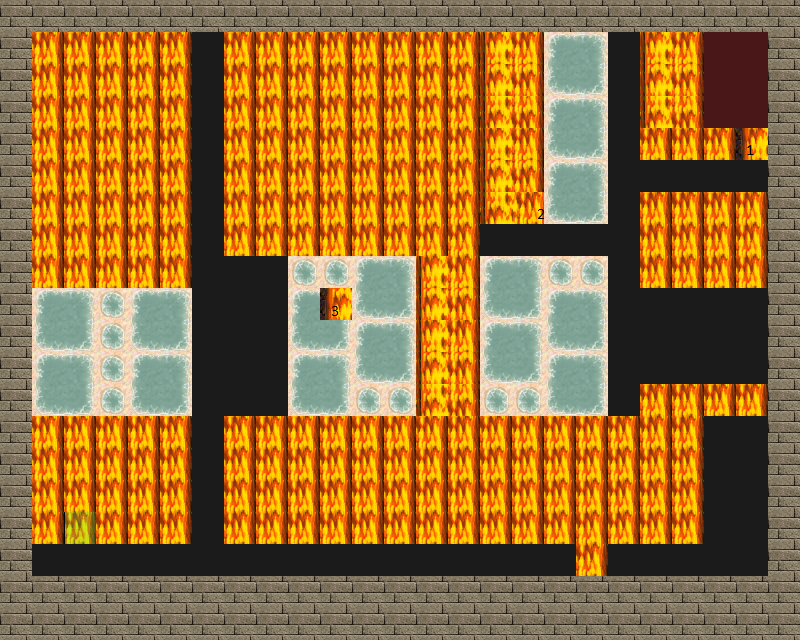

Below is a game level as drawn by its tile map, then a one-line description and the .tmx file that defines it, in full:
An orthogonal 25x20 tile map with 32x32 px tiles, 4 tile layers (Road, Trap, Wall, Utility), 4 tilesets.

<map version="1.0" tiledversion="1.1.5" orientation="orthogonal" renderorder="right-down" width="25" height="20" tilewidth="32" tileheight="32" infinite="0" nextobjectid="1">
 <tileset firstgid="1" source="tilesets/meta.tsx" />
 <tileset firstgid="3" source="tilesets/road.tsx" />
 <tileset firstgid="4" source="tilesets/traps.tsx" />
 <tileset firstgid="196" source="tilesets/wallsandroofs.tsx" />
 <layer name="Road" width="25" height="20">
  <data encoding="csv">
3,3,3,3,3,3,3,3,3,3,3,3,3,3,3,3,3,3,3,3,3,3,3,3,3,
3,3,3,3,3,3,3,3,3,3,3,3,3,3,3,3,3,3,3,3,3,3,3,3,3,
3,3,3,3,3,3,3,3,3,3,3,3,3,3,3,3,3,3,3,3,3,3,3,3,3,
3,3,3,3,3,3,3,3,3,3,3,3,3,3,3,3,3,3,3,3,3,3,3,3,3,
3,3,3,3,3,3,3,3,3,3,3,3,3,3,3,3,3,3,3,3,3,3,3,3,3,
3,3,3,3,3,3,3,3,3,3,3,3,3,3,3,3,3,3,3,3,3,3,3,3,3,
3,3,3,3,3,3,3,3,3,3,3,3,3,3,3,3,3,3,3,3,3,3,3,3,3,
3,3,3,3,3,3,3,3,3,3,3,3,3,3,3,3,3,3,3,3,3,3,3,3,3,
3,3,3,3,3,3,3,3,3,3,3,3,3,3,3,3,3,3,3,3,3,3,3,3,3,
3,3,3,3,3,3,3,3,3,3,3,3,3,3,3,3,3,3,3,3,3,3,3,3,3,
3,3,3,3,3,3,3,3,3,3,3,3,3,3,3,3,3,3,3,3,3,3,3,3,3,
3,3,3,3,3,3,3,3,3,3,3,3,3,3,3,3,3,3,3,3,3,3,3,3,3,
3,3,3,3,3,3,3,3,3,3,3,3,3,3,3,3,3,3,3,3,3,3,3,3,3,
3,3,3,3,3,3,3,3,3,3,3,3,3,3,3,3,3,3,3,3,3,3,3,3,3,
3,3,3,3,3,3,3,3,3,3,3,3,3,3,3,3,3,3,3,3,3,3,3,3,3,
3,3,3,3,3,3,3,3,3,3,3,3,3,3,3,3,3,3,3,3,3,3,3,3,3,
3,3,3,3,3,3,3,3,3,3,3,3,3,3,3,3,3,3,3,3,3,3,3,3,3,
3,3,3,3,3,3,3,3,3,3,3,3,3,3,3,3,3,3,3,3,3,3,3,3,3,
3,3,3,3,3,3,3,3,3,3,3,3,3,3,3,3,3,3,3,3,3,3,3,3,3,
3,3,3,3,3,3,3,3,3,3,3,3,3,3,3,3,3,3,3,3,3,3,3,3,3
</data>
 </layer>
 <layer name="Trap" width="25" height="20">
  <data encoding="csv">
0,0  ,0  ,0  ,0  ,0  ,0  ,0  ,0  ,0  ,0  ,0  ,0  ,0  ,0  ,0  ,0  ,0  ,0  ,0  ,0  ,0  ,0  ,0  ,0  ,
163,163,163,163,163,163,0,163,163,163,163,163,163,163,163,162,163,80,81,0  ,162,163,0  ,0  ,0  ,
163,163,163,163,163,163,0,163,163,163,163,163,163,163,163,178,179,96,97,0  ,178,179,0  ,0  ,0  ,
163,163,163,163,163,163,0,163,163,163,163,163,163,163,163,194,195,80,81,0  ,194,195,0  ,0  ,0  ,
163,163,163,163,163,163,0,163,163,163,163,163,163,163,163,162,163,96,97,0  ,163,163,163,160,0  ,
163,163,163,163,163,163,0,163,163,163,163,163,163,163,163,178,179,80,81,0  ,0  ,0  ,0  ,0  ,0  ,
163,163,163,163,163,163,0,163,163,163,163,163,163,163,163,194,161,96,97,0  ,163,163,163,163,163,
163,163,163,163,163,163,0,163,163,163,163,163,163,163,163,0  ,0  ,0  ,0  ,0  ,163,163,163,163,163,
0,163,163,163,163,163,0  ,0  ,0  ,62,62,80,81,162,163,80,81,62,62,0  ,163,163,163,163,163,
0,80,81,62,80,81,0  ,0  ,0  ,80,176,96,97,178,179,96,97,80,81,0  ,0  ,0  ,0  ,0  ,0  ,
0,96,97,62,96,97,0  ,0  ,0  ,96,97,80,81,162,163,80,81,96,97,0  ,0  ,0  ,0  ,0  ,0  ,
0,80,81,62,80,81,0  ,0  ,0  ,80,81,96,97,178,179,96,97,80,81,0  ,0  ,0  ,0  ,0  ,0  ,
0,96,97,62,96,97,0  ,0  ,0  ,96,97,62,62,194,195,62,62,96,97,0  ,163,163,163,163,163,
163,163,163,163,163,163,0  ,163,163,163,163,163,163,163,163,163,163,163,163,163,163,163,0  ,0  ,0  ,
163,163,163,163,163,163,0  ,163,163,163,163,163,163,163,163,163,163,163,163,163,163,163,0  ,0  ,0  ,
163,163,163,163,163,163,0  ,163,163,163,163,163,163,163,163,163,163,163,163,163,163,163,0  ,0  ,0  ,
163,163,163,163,163,163,0  ,163,163,163,163,163,163,163,163,163,163,163,163,163,163,163,0  ,0  ,0  ,
0,0  ,0  ,0  ,0  ,0  ,0  ,0  ,0  ,0  ,0  ,0  ,0  ,0  ,0  ,0  ,0  ,0  ,163,0  ,0  ,0  ,0  ,0  ,0  ,
0,0  ,0  ,0  ,0  ,0  ,0  ,0  ,0  ,0  ,0  ,0  ,0  ,0  ,0  ,0  ,0  ,0  ,0  ,0  ,0  ,0  ,0  ,0  ,0  ,
0,0  ,0  ,0  ,0  ,0  ,0  ,0  ,0  ,0  ,0  ,0  ,0  ,0  ,0  ,0  ,0  ,0  ,0  ,0  ,0  ,0  ,0  ,0  ,0  
</data>
 </layer>
 <layer name="Wall" width="25" height="20">
  <data encoding="csv">
261,261,261,261,261,261,261,261,261,261,261,261,261,261,261,261,261,261,261,261,261,261,261,261,261,
261,0  ,0  ,0  ,0  ,0  ,0  ,0  ,0  ,0  ,0  ,0  ,0  ,0  ,0  ,0  ,0  ,0  ,0  ,0  ,0  ,0  ,0  ,0  ,261,
261,0  ,0  ,0  ,0  ,0  ,0  ,0  ,0  ,0  ,0  ,0  ,0  ,0  ,0  ,0  ,0  ,0  ,0  ,0  ,0  ,0  ,0  ,0  ,261,
261,0  ,0  ,0  ,0  ,0  ,0  ,0  ,0  ,0  ,0  ,0  ,0  ,0  ,0  ,0  ,0  ,0  ,0  ,0  ,0  ,0  ,0  ,0  ,261,
261,0  ,0  ,0  ,0  ,0  ,0  ,0  ,0  ,0  ,0  ,0  ,0  ,0  ,0  ,0  ,0  ,0  ,0  ,0  ,0  ,0  ,0  ,0  ,261,
261,0  ,0  ,0  ,0  ,0  ,0  ,0  ,0  ,0  ,0  ,0  ,0  ,0  ,0  ,0  ,0  ,0  ,0  ,0  ,0  ,0  ,0  ,0  ,261,
261,0  ,0  ,0  ,0  ,0  ,0  ,0  ,0  ,0  ,0  ,0  ,0  ,0  ,0  ,0  ,0  ,0  ,0  ,0  ,0  ,0  ,0  ,0  ,261,
261,0  ,0  ,0  ,0  ,0  ,0  ,0  ,0  ,0  ,0  ,0  ,0  ,0  ,0  ,0  ,0  ,0  ,0  ,0  ,0  ,0  ,0  ,0  ,261,
261,0  ,0  ,0  ,0  ,0  ,0  ,0  ,0  ,0  ,0  ,0  ,0  ,0  ,0  ,0  ,0  ,0  ,0  ,0  ,0  ,0  ,0  ,0  ,261,
261,0  ,0  ,0  ,0  ,0  ,0  ,0  ,0  ,0  ,0  ,0  ,0  ,0  ,0  ,0  ,0  ,0  ,0  ,0  ,0  ,0  ,0  ,0  ,261,
261,0  ,0  ,0  ,0  ,0  ,0  ,0  ,0  ,0  ,0  ,0  ,0  ,0  ,0  ,0  ,0  ,0  ,0  ,0  ,0  ,0  ,0  ,0  ,261,
261,0  ,0  ,0  ,0  ,0  ,0  ,0  ,0  ,0  ,0  ,0  ,0  ,0  ,0  ,0  ,0  ,0  ,0  ,0  ,0  ,0  ,0  ,0  ,261,
261,0  ,0  ,0  ,0  ,0  ,0  ,0  ,0  ,0  ,0  ,0  ,0  ,0  ,0  ,0  ,0  ,0  ,0  ,0  ,0  ,0  ,0  ,0  ,261,
261,0  ,0  ,0  ,0  ,0  ,0  ,0  ,0  ,0  ,0  ,0  ,0  ,0  ,0  ,0  ,0  ,0  ,0  ,0  ,0  ,0  ,0  ,0  ,261,
261,0  ,0  ,0  ,0  ,0  ,0  ,0  ,0  ,0  ,0  ,0  ,0  ,0  ,0  ,0  ,0  ,0  ,0  ,0  ,0  ,0  ,0  ,0  ,261,
261,0  ,0  ,0  ,0  ,0  ,0  ,0  ,0  ,0  ,0  ,0  ,0  ,0  ,0  ,0  ,0  ,0  ,0  ,0  ,0  ,0  ,0  ,0  ,261,
261,0  ,0  ,0  ,0  ,0  ,0  ,0  ,0  ,0  ,0  ,0  ,0  ,0  ,0  ,0  ,0  ,0  ,0  ,0  ,0  ,0  ,0  ,0  ,261,
261,0  ,0  ,0  ,0  ,0  ,0  ,0  ,0  ,0  ,0  ,0  ,0  ,0  ,0  ,0  ,0  ,0  ,0  ,0  ,0  ,0  ,0  ,0  ,261,
261,261,261,261,261,261,261,261,261,261,261,261,261,261,261,261,261,261,261,261,261,261,261,261,261,
261,261,261,261,261,261,261,261,261,261,261,261,261,261,261,261,261,261,261,261,261,261,261,261,261
</data>
 </layer>
 <layer name="Utility" width="25" height="20">
  <data encoding="csv">
0,0  ,0  ,0  ,0  ,0  ,0  ,0  ,0  ,0  ,0  ,0  ,0  ,0  ,0  ,0  ,0  ,0  ,0  ,0  ,0  ,0  ,0  ,0  ,0  ,
0,0  ,0  ,0  ,0  ,0  ,0  ,0  ,0  ,0  ,0  ,0  ,0  ,0  ,0  ,0  ,0  ,0  ,0  ,0  ,0  ,0  ,1,1,0  ,
0,0  ,0  ,0  ,0  ,0  ,0  ,0  ,0  ,0  ,0  ,0  ,0  ,0  ,0  ,0  ,0  ,0  ,0  ,0  ,0  ,0  ,1,1,0  ,
0,0  ,0  ,0  ,0  ,0  ,0  ,0  ,0  ,0  ,0  ,0  ,0  ,0  ,0  ,0  ,0  ,0  ,0  ,0  ,0  ,0  ,1,1,0  ,
0,0  ,0  ,0  ,0  ,0  ,0  ,0  ,0  ,0  ,0  ,0  ,0  ,0  ,0  ,0  ,0  ,0  ,0  ,0  ,0  ,0  ,0  ,0  ,0  ,
0,0  ,0  ,0  ,0  ,0  ,0  ,0  ,0  ,0  ,0  ,0  ,0  ,0  ,0  ,0  ,0  ,0  ,0  ,0  ,0  ,0  ,0  ,0  ,0  ,
0,0  ,0  ,0  ,0  ,0  ,0  ,0  ,0  ,0  ,0  ,0  ,0  ,0  ,0  ,0  ,0  ,0  ,0  ,0  ,0  ,0  ,0  ,0  ,0  ,
0,0  ,0  ,0  ,0  ,0  ,0  ,0  ,0  ,0  ,0  ,0  ,0  ,0  ,0  ,0  ,0  ,0  ,0  ,0  ,0  ,0  ,0  ,0  ,0  ,
0,0  ,0  ,0  ,0  ,0  ,0  ,0  ,0  ,0  ,0  ,0  ,0  ,0  ,0  ,0  ,0  ,0  ,0  ,0  ,0  ,0  ,0  ,0  ,0  ,
0,0  ,0  ,0  ,0  ,0  ,0  ,0  ,0  ,0  ,0  ,0  ,0  ,0  ,0  ,0  ,0  ,0  ,0  ,0  ,0  ,0  ,0  ,0  ,0  ,
0,0  ,0  ,0  ,0  ,0  ,0  ,0  ,0  ,0  ,0  ,0  ,0  ,0  ,0  ,0  ,0  ,0  ,0  ,0  ,0  ,0  ,0  ,0  ,0  ,
0,0  ,0  ,0  ,0  ,0  ,0  ,0  ,0  ,0  ,0  ,0  ,0  ,0  ,0  ,0  ,0  ,0  ,0  ,0  ,0  ,0  ,0  ,0  ,0  ,
0,0  ,0  ,0  ,0  ,0  ,0  ,0  ,0  ,0  ,0  ,0  ,0  ,0  ,0  ,0  ,0  ,0  ,0  ,0  ,0  ,0  ,0  ,0  ,0  ,
0,0  ,0  ,0  ,0  ,0  ,0  ,0  ,0  ,0  ,0  ,0  ,0  ,0  ,0  ,0  ,0  ,0  ,0  ,0  ,0  ,0  ,0  ,0  ,0  ,
0,0  ,0  ,0  ,0  ,0  ,0  ,0  ,0  ,0  ,0  ,0  ,0  ,0  ,0  ,0  ,0  ,0  ,0  ,0  ,0  ,0  ,0  ,0  ,0  ,
0,0  ,0  ,0  ,0  ,0  ,0  ,0  ,0  ,0  ,0  ,0  ,0  ,0  ,0  ,0  ,0  ,0  ,0  ,0  ,0  ,0  ,0  ,0  ,0  ,
0,0  ,2,0  ,0  ,0  ,0  ,0  ,0  ,0  ,0  ,0  ,0  ,0  ,0  ,0  ,0  ,0  ,0  ,0  ,0  ,0  ,0  ,0  ,0  ,
0,0  ,0  ,0  ,0  ,0  ,0  ,0  ,0  ,0  ,0  ,0  ,0  ,0  ,0  ,0  ,0  ,0  ,0  ,0  ,0  ,0  ,0  ,0  ,0  ,
0,0  ,0  ,0  ,0  ,0  ,0  ,0  ,0  ,0  ,0  ,0  ,0  ,0  ,0  ,0  ,0  ,0  ,0  ,0  ,0  ,0  ,0  ,0  ,0  ,
0,0  ,0  ,0  ,0  ,0  ,0  ,0  ,0  ,0  ,0  ,0  ,0  ,0  ,0  ,0  ,0  ,0  ,0  ,0  ,0  ,0  ,0  ,0  ,0  
</data>
 </layer>
</map>
